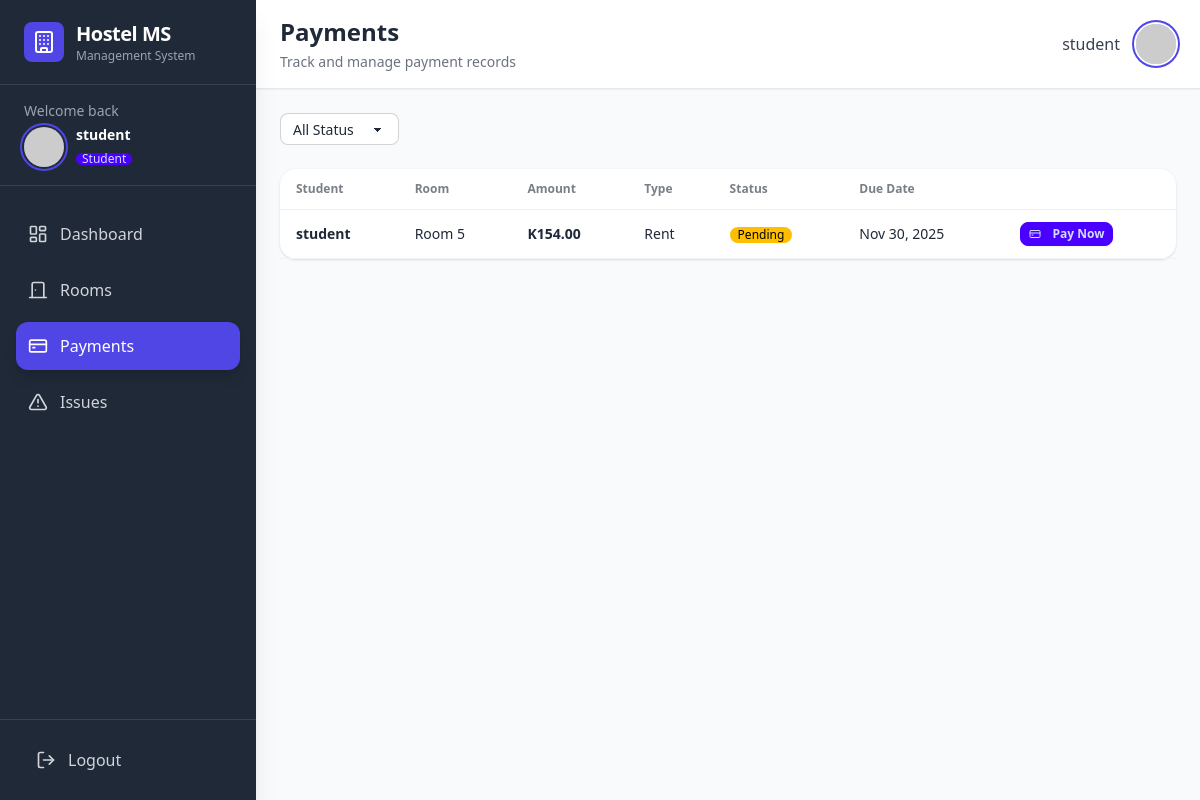
Screenshot of /payments/ (signed in) with the database file from the repository.
### hostel/models.py (models this page shows, shortened)
class User(AbstractUser):
    ROLE_CHOICES = [
        ('admin', 'Admin'),
        ('manager', 'Hostel Manager'),
        ('student', 'Student'),
    ]
    role = models.CharField(max_length=10, choices=ROLE_CHOICES, default='student')
    phone = models.CharField(max_length=15, blank=True)
    address = models.TextField(blank=True)
    profile_picture = models.ImageField(upload_to='profiles/', blank=True, null=True)
    email_verified = models.BooleanField(default=False)
    class Meta:
        db_table = 'users'

class Payment(models.Model):
    PAYMENT_STATUS = [
        ('pending', 'Pending'),
        ('completed', 'Completed'),
        ('failed', 'Failed'),
        ('refunded', 'Refunded'),
    ]
    PAYMENT_TYPE = [
        ('rent', 'Rent'),
        ('deposit', 'Security Deposit'),
        ('maintenance', 'Maintenance Fee'),
        ('other', 'Other'),
    ]
    occupancy = models.ForeignKey(Occupancy, on_delete=models.CASCADE, related_name='payments')
    amount = models.DecimalField(max_digits=10, decimal_places=2, validators=[MinValueValidator(Decimal('0.00'))])
    payment_type = models.CharField(max_length=15, choices=PAYMENT_TYPE, default='rent')
    payment_method = models.CharField(max_length=50, default='Cash')
    status = models.CharField(max_length=10, choices=PAYMENT_STATUS, default='pending')
    due_date = models.DateField()
    payment_date = models.DateField(null=True, blank=True)
    transaction_id = models.CharField(max_length=100, blank=True)
    proof_of_payment = models.ImageField(upload_to='payment_proofs/', blank=True, null=True)
    notes = models.TextField(blank=True)
    created_at = models.DateTimeField(auto_now_add=True)
    updated_at = models.DateTimeField(auto_now=True)
    class Meta:
        db_table = 'payments'
        ordering = ['-due_date']

class Occupancy(models.Model):
    student = models.ForeignKey(User, on_delete=models.CASCADE, related_name='occupancies')
    room = models.ForeignKey(Room, on_delete=models.CASCADE, related_name='occupancies')
    check_in_date = models.DateField()
    check_out_date = models.DateField(null=True, blank=True)
    bed_number = models.CharField(max_length=5)
    is_active = models.BooleanField(default=True)
    emergency_contact_name = models.CharField(max_length=100)
    emergency_contact_phone = models.CharField(max_length=15)
    notes = models.TextField(blank=True)
    created_at = models.DateTimeField(auto_now_add=True)
    updated_at = models.DateTimeField(auto_now=True)
    class Meta:
        db_table = 'occupancies'
        ordering = ['-check_in_date']
        unique_together = ['room', 'bed_number', 'is_active']

class Room(models.Model):
    ROOM_STATUS = [
        ('available', 'Available'),
        ('occupied', 'Occupied'),
        ('maintenance', 'Under Maintenance'),
    ]
    room_number = models.CharField(max_length=10, unique=True)
    capacity = models.IntegerField(validators=[MinValueValidator(1), MaxValueValidator(10)])
    current_occupancy = models.IntegerField(default=0, validators=[MinValueValidator(0)])
    status = models.CharField(max_length=15, choices=ROOM_STATUS, default='available')
    room_type = models.CharField(max_length=50, default='Standard')
    monthly_rent = models.DecimalField(max_digits=10, decimal_places=2, validators=[MinValueValidator(Decimal('0.00'))])
    description = models.TextField(blank=True)
    amenities = models.TextField(blank=True, help_text="Comma-separated amenities")
    created_at = models.DateTimeField(auto_now_add=True)
    updated_at = models.DateTimeField(auto_now=True)
    class Meta:
        db_table = 'rooms'
        ordering = ['room_number']

### hostel/views.py (the view)
# urls.py: path('payments/', payment_list, name='payment_list'),
@login_required
def payment_list(request):
    if request.user.role in ['admin', 'manager']:
        payments = Payment.objects.select_related('occupancy__student', 'occupancy__room').all()
    else:
        occupancy = Occupancy.objects.filter(student=request.user, is_active=True).first()
        payments = Payment.objects.filter(occupancy=occupancy) if occupancy else Payment.objects.none()
    status_filter = request.GET.get('status')
    if status_filter:
        payments = payments.filter(status=status_filter)
    context = {
        'payments': payments.order_by('-due_date'),
        'status_filter': status_filter,
    }
    return render(request, 'hostel/payment_list.html', context)

### templates/hostel/payment_list.html (shortened to what this page needs)
{% extends 'hostel/base.html' %}
{% block header %}Payments{% endblock %}
{% block subheader %}Track and manage payment records{% endblock %}
{% block content %}
<div class="space-y-6">
    <div class="flex flex-col lg:flex-row justify-between items-start lg:items-center gap-4">
        <form method="get" class="flex flex-wrap gap-2 items-center">
            <select name="status" class="select select-bordered select-sm w-full sm:w-auto" onchange="this.form.submit()">
                <option value="">All Status</option>
            </select>
        </form>
    </div>
    <div class="hidden md:block card bg-base-100 shadow">
        <div class="overflow-x-auto">
            <table class="table table-zebra">
                <thead>
                    <tr>
                        <th>Student</th>
                        <th>Room</th>
                        <th>Amount</th>
                        <th>Type</th>
                        <th>Status</th>
                        <th>Due Date</th>
                    </tr>
                </thead>
                <tbody>
                    {% for pay in payments %}
                    <tr>
                        <td class="font-semibold">{{ pay.occupancy.student.get_full_name|default:pay.occupancy.student.username }}</td>
                        <td>Room {{ pay.occupancy.room.room_number }}</td>
                        <td class="font-bold">K{{ pay.amount }}</td>
                        <td>{{ pay.payment_type }}</td>
                        <td>
                            <span class="badge badge-sm badge-{% if pay.status == 'pending' %}warning{% elif pay.status == 'completed' %}success{% else %}secondary{% endif %}">
                                {{ pay.status|title }}
                            </span>
                        </td>
                        <td>{{ pay.due_date|date:"M d, Y" }}</td>
                        {% if user.role in 'admin manager' %}
                        <td>
                            <form method="post" action="{% url 'payment_update_status' pay.id %}" class="flex gap-1 items-center">
                                {% csrf_token %}
                                <select name="status" class="select select-bordered select-xs w-28">
                                    <option value="pending" {% if pay.status == 'pending' %}selected{% endif %}>Pending</option>
                                    <option value="completed" {% if pay.status == 'completed' %}selected{% endif %}>Completed</option>
                                </select>
                                <input type="text" name="transaction_id" value="{{ pay.transaction_id|default:'' }}" placeholder="Txn ID" class="input input-bordered input-xs w-24">
                                <button class="btn btn-primary btn-xs">
                                    <i data-lucide="check" class="w-3 h-3"></i>
                                </button>
                            </form>
                        </td>
                        {% elif user.role == 'student' %}
                        <td>
                            {% if pay.status == 'pending' %}
                            <a href="{% url 'student_make_payment' pay.id %}" class="btn btn-primary btn-xs">
                                <i data-lucide="credit-card" class="w-3 h-3 mr-1"></i>
                                Pay Now
                            </a>
                            {% elif pay.status == 'completed' %}
                            <a href="{% url 'student_payment_detail' pay.id %}" class="btn btn-ghost btn-xs">
                                <i data-lucide="receipt" class="w-3 h-3 mr-1"></i>
                                Receipt
                            </a>
                            {% else %}
                            <span class="text-xs text-gray-500">{{ pay.status|title }}</span>
                            {% endif %}
                        </td>
                        {% endif %}
                    </tr>
                    {% empty %}
                    <tr>
                        <td colspan="7" class="text-center py-8 text-gray-500">No payments found.</td>
                    </tr>
                    {% endfor %}
                </tbody>
            </table>
        </div>
    </div>
</div>
{% endblock %}

### templates/hostel/base.html (shortened to what this page needs)
<!DOCTYPE html>
<html lang="en">
<head>
    <script src="https://cdn.tailwindcss.com"></script>
    <link href="https://cdn.jsdelivr.net/npm/daisyui@4.12.10/dist/full.css" rel="stylesheet" type="text/css" />
</head>
<body class="bg-gray-50 min-h-screen">
    {% if user.is_authenticated %}
    <div class="flex h-screen overflow-hidden">
        <aside id="sidebar" class="fixed md:relative w-64 bg-sidebar text-white flex flex-col flex-shrink-0 sidebar-transition mobile-sidebar z-50 shadow-xl h-full">
            <div class="flex items-center gap-3 px-6 py-5 border-b border-gray-700">
                <div class="p-2 bg-primary rounded-lg">
                    <i data-lucide="building" class="w-6 h-6 text-white"></i>
                </div>
                <div>
                    <h1 class="text-xl font-bold tracking-tight">Hostel MS</h1>
                    <p class="text-xs text-gray-400">Management System</p>
                </div>
            </div>
            <div class="px-6 py-4 border-b border-gray-700">
                <p class="text-sm text-gray-400 mb-1">Welcome back</p>
                <div class="flex items-center gap-3">
                    <div class="avatar">
                        <div class="w-10 h-10 rounded-full ring-2 ring-primary ring-offset-2 ring-offset-sidebar overflow-hidden">
                            <img src="https://ui-avatars.com/api/?name={{ user.username }}&background=6366F1&color=fff&bold=true"
                                 alt="{{ user.username }}" />
                        </div>
                    </div>
                    <div class="flex-1 min-w-0">
                        <p class="font-semibold text-sm truncate">{{ user.get_full_name|default:user.username }}</p>
                        <span class="badge badge-xs badge-primary mt-1">{{ user.get_role_display }}</span>
                    </div>
                </div>
            </div>
            <nav class="flex-1 px-4 py-6 space-y-2 overflow-y-auto">
                <a href="{% url 'dashboard' %}" class="flex items-center gap-3 px-3 py-3 rounded-xl transition {% if request.resolver_match.url_name == 'dashboard' %}bg-primary text-white shadow-lg{% else %}text-gray-300 hover:bg-gray-700 hover:text-white{% endif %}">
                    <i data-lucide="layout-dashboard" class="w-5 h-5"></i>
                    <span class="font-medium">Dashboard</span>
                </a>
                <a href="{% url 'room_list' %}" class="flex items-center gap-3 px-3 py-3 rounded-xl transition {% if 'room' in request.resolver_match.url_name %}bg-primary text-white shadow-lg{% else %}text-gray-300 hover:bg-gray-700 hover:text-white{% endif %}">
                    <i data-lucide="door-closed" class="w-5 h-5"></i>
                    <span class="font-medium">Rooms</span>
                </a>
                <a href="{% url 'payment_list' %}" class="flex items-center gap-3 px-3 py-3 rounded-xl transition {% if 'payment' in request.resolver_match.url_name %}bg-primary text-white shadow-lg{% else %}text-gray-300 hover:bg-gray-700 hover:text-white{% endif %}">
                    <i data-lucide="credit-card" class="w-5 h-5"></i>
                    <span class="font-medium">Payments</span>
                </a>
                <a href="{% url 'issue_list' %}" class="flex items-center gap-3 px-3 py-3 rounded-xl transition {% if 'issue' in request.resolver_match.url_name %}bg-primary text-white shadow-lg{% else %}text-gray-300 hover:bg-gray-700 hover:text-white{% endif %}">
                    <i data-lucide="alert-triangle" class="w-5 h-5"></i>
                    <span class="font-medium">Issues</span>
                </a>
            </nav>
            <div class="px-6 py-4 border-t border-gray-700">
                <a href="{% url 'logout' %}" class="flex items-center gap-3 px-3 py-3 rounded-xl text-gray-300 hover:bg-red-600 hover:text-white transition">
                    <i data-lucide="log-out" class="w-5 h-5"></i>
                    <span class="font-medium">Logout</span>
                </a>
            </div>
        </aside>
        <main class="flex-1 flex flex-col overflow-hidden">
            <header class="bg-white border-b border-gray-200 shadow-sm sticky top-0 z-40">
                <div class="flex justify-between items-center px-4 md:px-6 py-4">
                    <div class="flex items-center gap-4">
                        <div>
                            <h2 class="text-xl md:text-2xl font-bold text-gray-800">{% block header %}Dashboard{% endblock %}</h2>
                            <p class="text-gray-500 text-xs md:text-sm mt-1 hidden sm:block">{% block subheader %}Hostel Management System{% endblock %}</p>
                        </div>
                    </div>
                    <div class="flex items-center gap-4">
                        <span class="text-gray-700 font-medium hidden md:block">{{ user.get_full_name|default:user.username }}</span>
                        <div class="avatar">
                            <div class="w-10 h-10 rounded-full ring-2 ring-primary ring-offset-2 overflow-hidden">
                                <img src="https://ui-avatars.com/api/?name={{ user.username }}&background=6366F1&color=fff&bold=true"
                                     alt="{{ user.username }}" />
                            </div>
                        </div>
                    </div>
                </div>
            </header>
            <div class="flex-1 p-6 overflow-y-auto content-scroll bg-gray-50">
                {% block content %}{% endblock %}
            </div>
        </main>
    </div>
    {% else %}
        {% block full_content %}{% endblock %}
    {% endif %}
</body>
</html>

### templates/hostel/base.html (style rules this page uses)
.sidebar-transition { transition: all 0.3s ease-in-out; }

### rows the page displays
User: get_full_name "student", role "Student"
Payment: occupancy.student.get_full_name "student", occupancy.room.room_number "5", amount "154.00", payment_type "Rent", status "Pending", due_date "Nov 30, 2025", shows "Pay Now"
